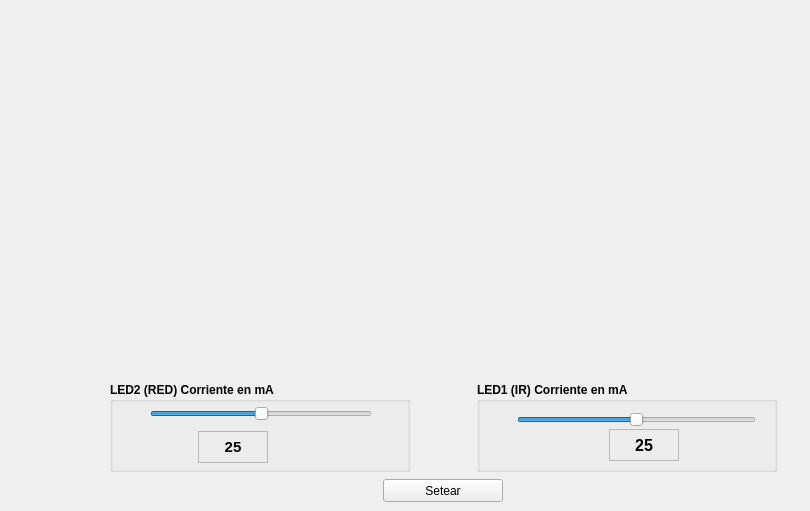
          <widget class="QWidget" name="TabTx">
           <attribute name="title">
            <string>Etapa Tx</string>
           </attribute>
           <widget class="QGroupBox" name="groupBox_2">
            <property name="geometry">
             <rect>
              <x>110</x>
              <y>382</y>
              <width>300</width>
              <height>90</height>
             </rect>
            </property>
            <property name="font">
             <font>
              <pointsize>9</pointsize>
              <weight>75</weight>
              <italic>false</italic>
              <bold>true</bold>
             </font>
            </property>
            <property name="title">
             <string>LED2 (RED) Corriente en mA</string>
            </property>
            <widget class="QSlider" name="Slider2">
             <property name="geometry">
              <rect>
               <x>40</x>
               <y>17</y>
               <width>222</width>
               <height>29</height>
              </rect>
             </property>
             <property name="maximum">
              <number>255</number>
             </property>
             <property name="value">
              <number>128</number>
             </property>
             <property name="orientation">
              <enum>Qt::Horizontal</enum>
             </property>
            </widget>
            <widget class="QLabel" name="lblCurrent2">
             <property name="geometry">
              <rect>
               <x>88</x>
               <y>49</y>
               <width>70</width>
               <height>32</height>
              </rect>
             </property>
             <property name="font">
              <font>
               <pointsize>11</pointsize>
               <weight>75</weight>
               <italic>false</italic>
               <bold>true</bold>
              </font>
             </property>
             <property name="frameShape">
              <enum>QFrame::StyledPanel</enum>
             </property>
             <property name="frameShadow">
              <enum>QFrame::Sunken</enum>
             </property>
             <property name="text">
              <string>25</string>
             </property>
             <property name="scaledContents">
              <bool>true</bool>
             </property>
             <property name="alignment">
              <set>Qt::AlignCenter</set>
             </property>
             <property name="textInteractionFlags">
              <set>Qt::LinksAccessibleByMouse|Qt::TextEditable</set>
             </property>
            </widget>
           </widget>
           <widget class="QGroupBox" name="groupBox_3">
            <property name="geometry">
             <rect>
              <x>477</x>
              <y>382</y>
              <width>300</width>
              <height>90</height>
             </rect>
            </property>
            <property name="font">
             <font>
              <pointsize>9</pointsize>
              <weight>75</weight>
              <italic>false</italic>
              <bold>true</bold>
             </font>
            </property>
            <property name="title">
             <string>LED1 (IR) Corriente en mA</string>
            </property>
            <property name="flat">
             <bool>false</bool>
            </property>
            <widget class="QSlider" name="Slider1">
             <property name="geometry">
              <rect>
               <x>40</x>
               <y>22</y>
               <width>239</width>
               <height>31</height>
              </rect>
             </property>
             <property name="maximum">
              <number>255</number>
             </property>
             <property name="value">
              <number>128</number>
             </property>
             <property name="orientation">
              <enum>Qt::Horizontal</enum>
             </property>
            </widget>
            <widget class="QLabel" name="lblCurrent1">
             <property name="geometry">
              <rect>
               <x>132</x>
               <y>47</y>
               <width>70</width>
               <height>32</height>
              </rect>
             </property>
             <property name="font">
              <font>
               <pointsize>12</pointsize>
               <weight>75</weight>
               <italic>false</italic>
               <bold>true</bold>
              </font>
             </property>
             <property name="frameShape">
              <enum>QFrame::StyledPanel</enum>
             </property>
             <property name="frameShadow">
              <enum>QFrame::Sunken</enum>
             </property>
             <property name="text">
              <string>25</string>
             </property>
             <property name="scaledContents">
              <bool>true</bool>
             </property>
             <property name="alignment">
              <set>Qt::AlignCenter</set>
             </property>
             <property name="textInteractionFlags">
              <set>Qt::LinksAccessibleByMouse|Qt::TextEditable</set>
             </property>
            </widget>
           </widget>
           <widget class="QPushButton" name="btnSetearTx">
            <property name="geometry">
             <rect>
              <x>383</x>
              <y>479</y>
              <width>120</width>
              <height>23</height>
             </rect>
            </property>
            <property name="maximumSize">
             <size>
              <width>120</width>
              <height>16777215</height>
             </size>
            </property>
            <property name="text">
             <string>Setear</string>
            </property>
           </widget>
           <widget class="QLabel" name="label_12">
            <property name="geometry">
             <rect>
              <x>14</x>
              <y>17</y>
              <width>787</width>
              <height>358</height>
             </rect>
            </property>
            <property name="text">
             <string/>
            </property>
            <property name="pixmap">
             <pixmap>TXStage.png</pixmap>
            </property>
            <property name="scaledContents">
             <bool>true</bool>
            </property>
           </widget>
          </widget>
